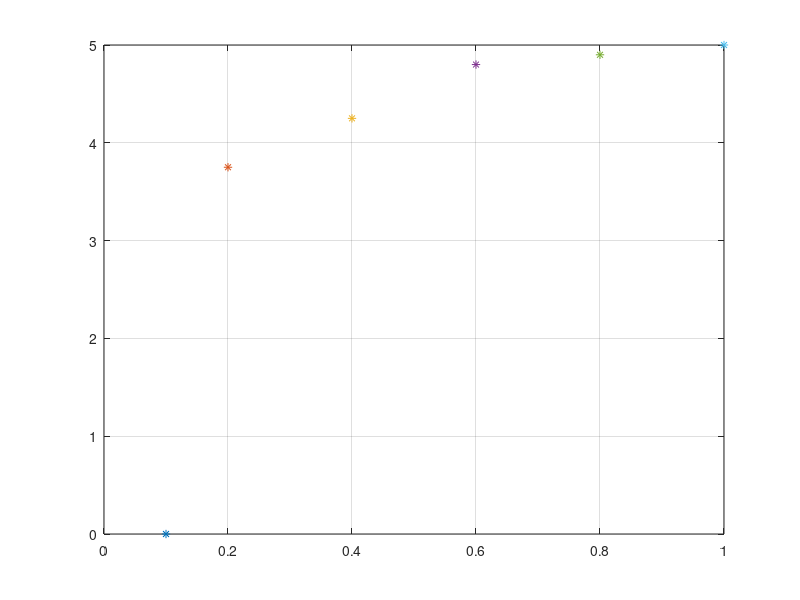

The MATLAB script that drew this image:
clc; clear; close all;

figure
plot(0.1, 0, '*') 
hold on
plot(0.2, 3.75, '*')
plot(0.4, 4.25, '*')
plot(0.6, 4.8, '*')
plot(0.8, 4.9, '*')
plot(1, 5, '*')

grid on

x_vektor = [0.0:0.2:1]
y_vektor = [0, 3.75, 4.25, 4.8, 4.9, 5]
